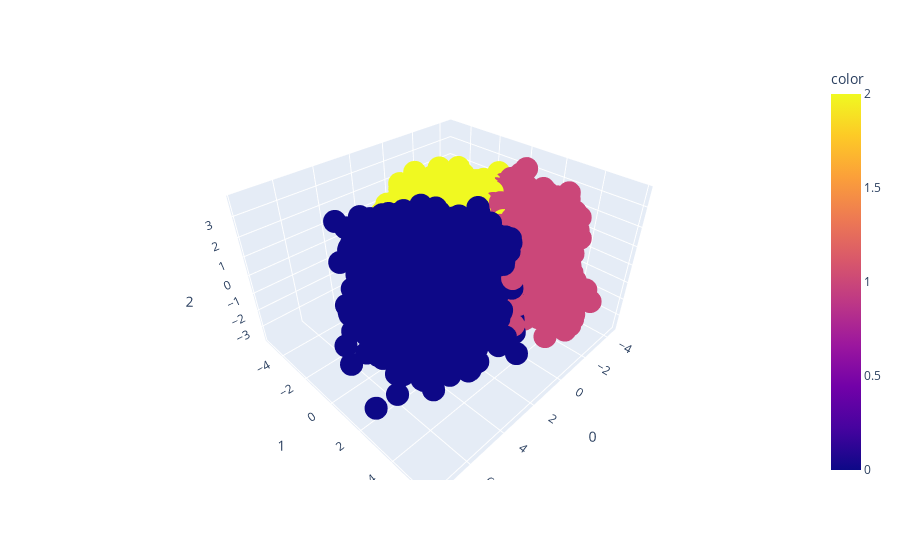

The code cell stored with this chart in its notebook:
### Markdown cell above
## Interactive 3D Scatterplot of Principal Component Clusters

### Code cell
px.scatter_3d(data_frame=pca_scores, x = 0, y = 1, z = 2, color = df_pca_kmeans['PCA_K-means_Cluster'])

### Figure 1 — Plotly figure (JSON) as saved in the notebook; plotly's stock layout.template omitted (floating-point values rounded to 4 significant figures; data arrays with more than 128 entries replaced by an {"elided": "..."} marker saying what was removed)
{"data": [{"hovertemplate": "0=%{x}<br>1=%{y}<br>2=%{z}<br>color=%{marker.color}<extra></extra>", "legendgroup": "", "marker": {"color": {"elided": "7043 int values"}, "coloraxis": "coloraxis", "symbol": "circle"}, "mode": "markers", "name": "", "scene": "scene", "showlegend": false, "type": "scatter3d", "x": {"elided": "7043 float values"}, "y": {"elided": "7043 float values"}, "z": {"elided": "7043 float values"}}], "layout": {"coloraxis": {"colorbar": {"title": {"text": "color"}}, "colorscale": [[0, "#0d0887"], [0.1111, "#46039f"], [0.2222, "#7201a8"], [0.3333, "#9c179e"], [0.4444, "#bd3786"], [0.5556, "#d8576b"], [0.6667, "#ed7953"], [0.7778, "#fb9f3a"], [0.8889, "#fdca26"], [1, "#f0f921"]]}, "legend": {"tracegroupgap": 0}, "margin": {"t": 60}, "scene": {"domain": {"x": [0, 1], "y": [0, 1]}, "xaxis": {"title": {"text": "0"}}, "yaxis": {"title": {"text": "1"}}, "zaxis": {"title": {"text": "2"}}}}}
